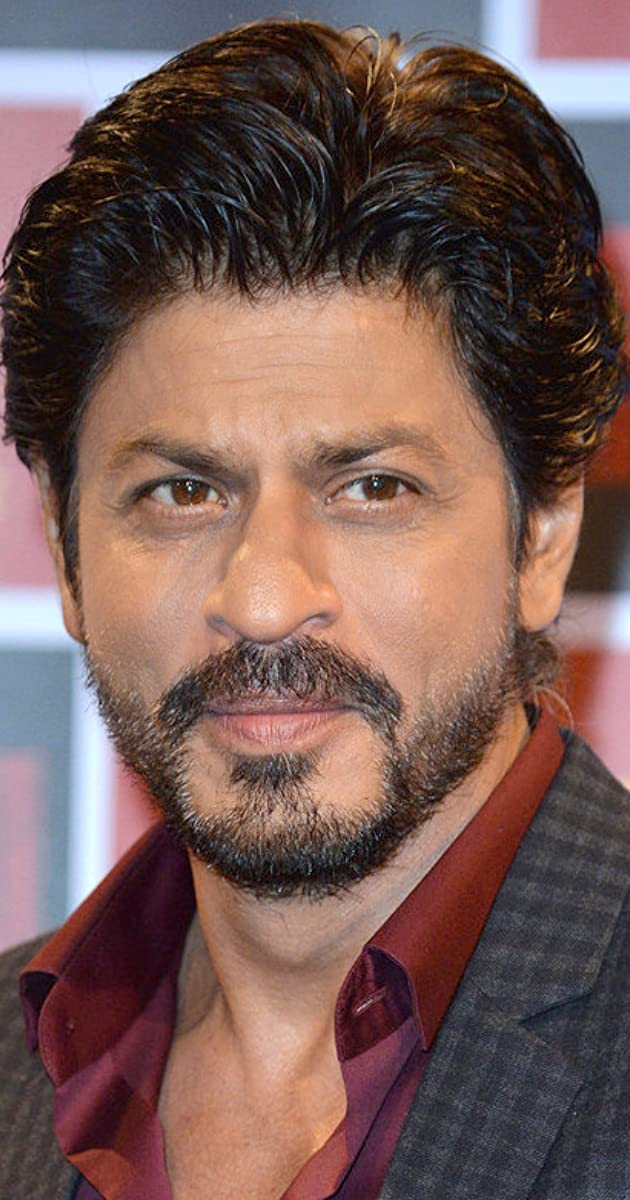
#> input picture Shah_Rukh_Khan.jpg, 630 x 1200 px
$ python Face_Detection.py
#> lines starting #> are read from the running program, lines starting #| are printed output that depends on the picture; after the words box and inside, x2 and y2 are one past the last pixel; in counts of white or black regions, pixels touching at a corner belong together
import cv2
from random import randrange
print('**********Welcome to Face Detector App*********\n-------Modules-------\n1) Photo\n2) Webcam\n3) Video\n')
option = input('Please Select from above: ')
#> the answer given: 1

# load some pre-trained data on face frontal from opencv (haar cascade algorithm)
trained_face_data = cv2.CascadeClassifier("haarcascade_frontalface_default.xml")


if option == '1':
    # Choose an image to detect faces in
    img = cv2.imread('Shah_Rukh_Khan.jpg')
#> img is the input picture: shape (1200, 630, 3); mean B, G, R 84.7, 90.2, 118.5
    # img = cv2.imread('006.png')
    # Must convert to grayscale
    grayscaled_img = cv2.cvtColor(img, cv2.COLOR_BGR2GRAY)
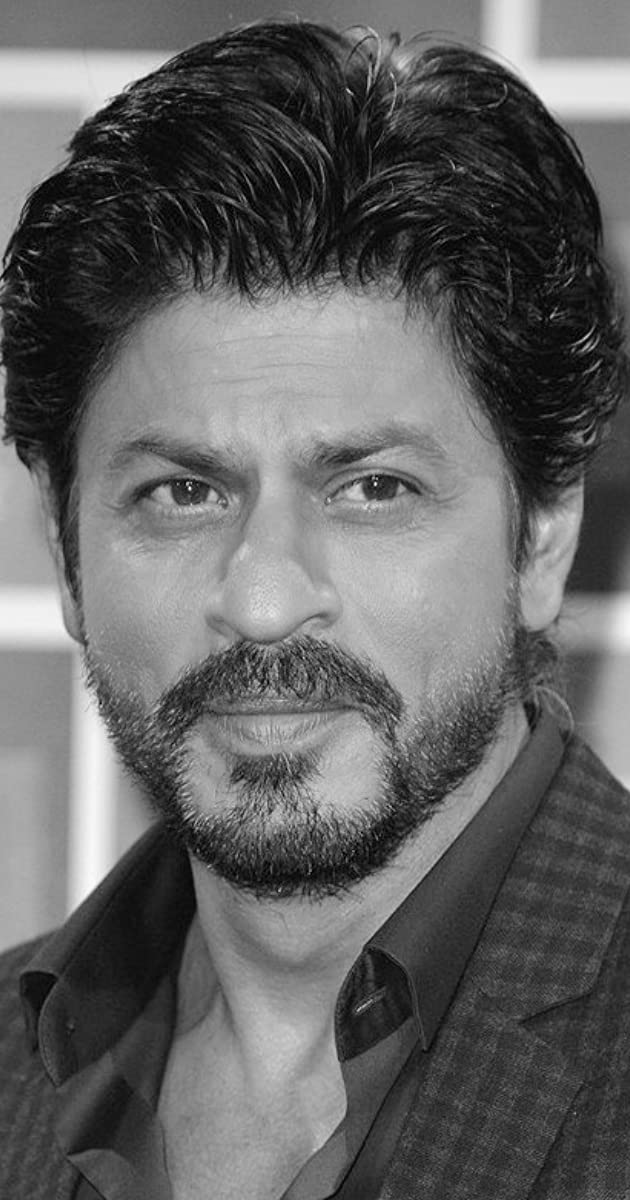
#> grayscaled_img: shape (1200, 630); min 0, max 251, mean 98

    # Detect Faces
    face_coordinates = trained_face_data.detectMultiScale(grayscaled_img)
#> face_coordinates = [[35, 309, 504, 504]]

    # Draw rectangles around the faces
    for (x, y, w, h) in face_coordinates:
        cv2.rectangle(img, (x, y), (x + w, y + h), (randrange(256), randrange(256), randrange(256)), 2)
#> this loop made 1 pass
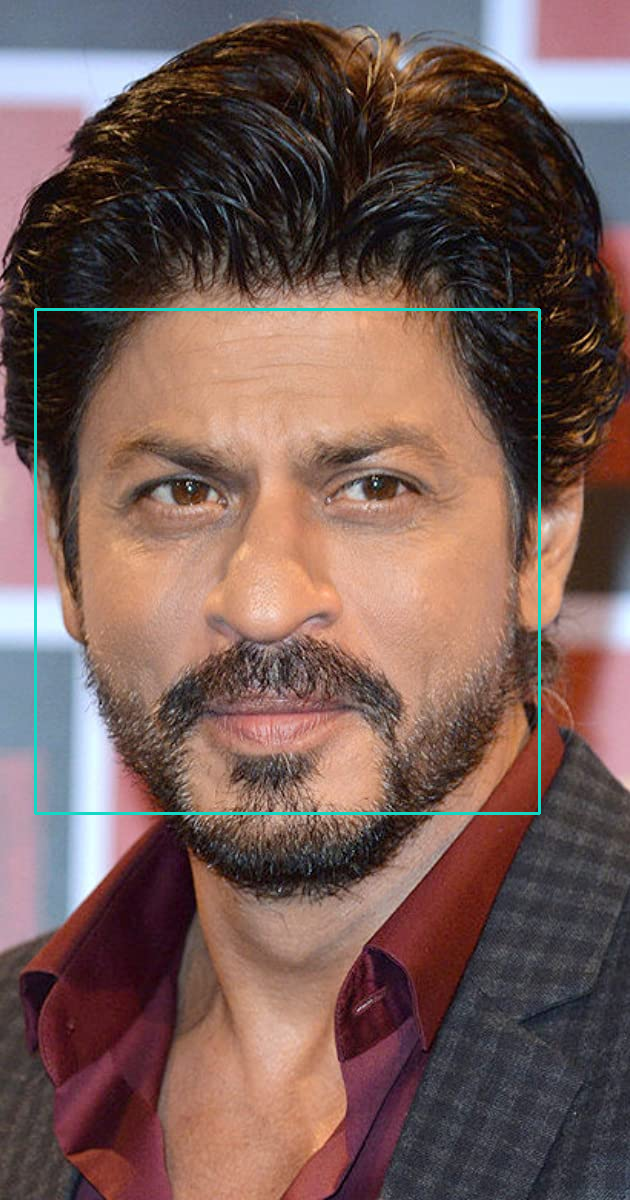
#> img: shape (1200, 630, 3); 0.8% of pixels changed, all inside (x1, y1, x2, y2) = (34, 308, 541, 815)

    print(face_coordinates)
#| [[ 35 309 504 504]]

    # Display the images with the faces
    cv2.imshow('Face Detector', img)
    cv2.waitKey()

elif option == '2':
    # To capture video from webcam.
    webcam = cv2.VideoCapture(0)

    # Iterate forever over frames
    while True:
        # read the current frame
        successful_frame_read, frame = webcam.read()
        # must convert to grayscale
        grayscaled_img = cv2.cvtColor(frame, cv2.COLOR_BGR2GRAY)
        # Detect Faces
        face_coordinates = trained_face_data.detectMultiScale(grayscaled_img)

        # Draw rectangles around the faces
        for (x, y, w, h) in face_coordinates:
            cv2.rectangle(frame, (x, y), (x + w, y + h), (randrange(256), randrange(256), randrange(256)), 2)

        # Display the frames  with the faces
        cv2.imshow('Face Detector App', frame)
        key = cv2.waitKey(1)

        # stop if S key is pressed
        if key == 83 or key == 115:
            break

        # release the video-capture object
        webcam.release()


elif option == '3':
    # To capture video from our system.
    video = cv2.VideoCapture('Funny Meme.mkv')

    # Iterate forever over frames
    while True:
        # read the current frame
        successful_frame_read, frame = video.read()
        # must convert to grayscale
        grayscaled_img = cv2.cvtColor(frame, cv2.COLOR_BGR2GRAY)
        # Detect Faces
        face_coordinates = trained_face_data.detectMultiScale(grayscaled_img)

        # Draw rectangles around the faces
        for (x, y, w, h) in face_coordinates:
            cv2.rectangle(frame, (x, y), (x + w, y + h), (randrange(256), randrange(256), randrange(256)), 2)

        # Display the frames  with the faces
        cv2.imshow('Face Detector App', frame)
        key = cv2.waitKey(1)

else:
    print('invalid option')
